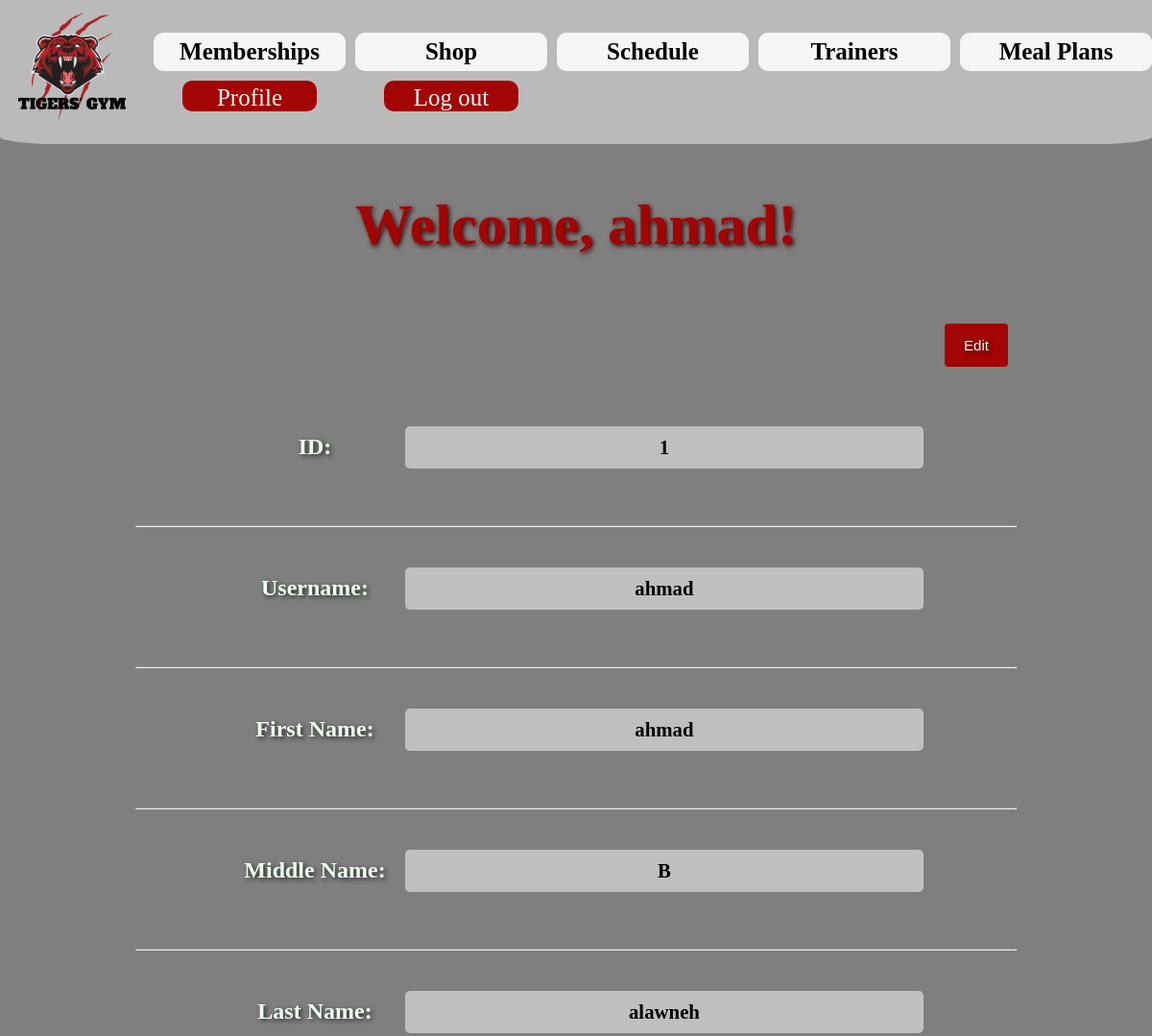
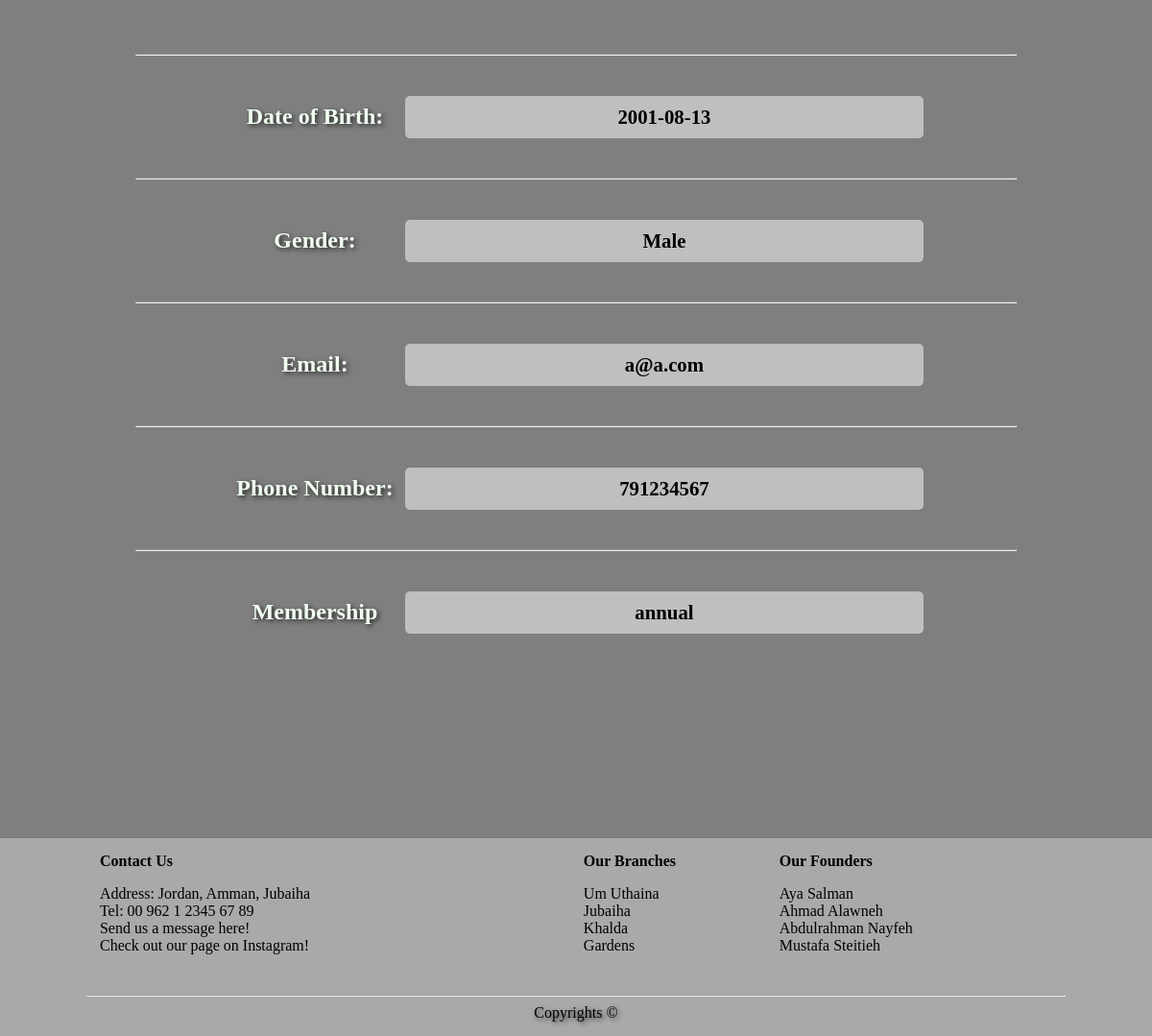
The app's page /gym/member/index.php (signed in) with its own data (2 pictures, top to bottom).
### tables this page shows
CREATE TABLE IF NOT EXISTS `customers` (
  `id` int NOT NULL,
  `username` varchar(30) NOT NULL,
  `fname` varchar(50) NOT NULL,
  `mname` varchar(50) NOT NULL,
  `lname` varchar(50) NOT NULL,
  `DOB` date DEFAULT NULL,
  `gender` char(6) DEFAULT NULL,
  `email` varchar(100) NOT NULL,
  `phone` int NOT NULL,
  `membership` int DEFAULT NULL,
  PRIMARY KEY (`id`),
  UNIQUE KEY `username` (`username`),
  KEY `membership` (`membership`)
);

CREATE TABLE IF NOT EXISTS `memberships` (
  `mNumber` int NOT NULL AUTO_INCREMENT,
  `Mname` varchar(25) NOT NULL,
  `price` float NOT NULL,
  UNIQUE KEY `Mname` (`Mname`),
  UNIQUE KEY `mNumber_3` (`mNumber`)
);

### gym/member/index.php (the view, shortened to what this page needs)
<?php
    include '../process/conn.php';
    if (isset($_SESSION['loggedin']) && $_SESSION['loggedin'] == true) {
        $msg="<h1 class='motto'>Welcome, $_SESSION[username]!</h1>";
         $header="
        <div class='sign-up hover1 '><a href='/member/' class='links'><div class='linksS'>Profile</div></a></div>
        <div class='sign-up hover1 '><a href='/process/logout.php' class='links'><div class='linksS'>Log out </div></a></div>
        ";
        $ID=$_SESSION['id'];
        $row = mysqli_fetch_assoc(mysqli_query($conn,"select * from customers where id=$ID"));
        $m=$row['membership'];
        $sql2="select Mname from memberships where mNumber=$m";
        if(isset($m)){
            if(mysqli_query($conn,$sql2)){
                        $row2=mysqli_fetch_assoc(mysqli_query($conn,$sql2));
                    }
                }
    }
    else{
        header("Location: /process/login.php");
    }
?>
<!DOCTYPE html>
<html lang="en">
    <head>
        <link href="profile.css" rel="stylesheet" type="text/css">
    </head>
    <body>
     <div id="spider" class="headerTiger wrapperTop">
        <div id="navItem1" class="cellZ1 "><a href="/home/home-page.php"><img id="logo" src="/images/logo.png" alt="logo"></a></div>
        <div id="spiderBaby" class="wrapper1 hide">
                <div class="items hover "><a href="/memberships/memberships.php" class="links"><div class="linksS">Memberships</div></a></div>
                <div class="items hover "><a href="/shop/shop.php" class="links"><div class="linksS">Shop</div></a></div>
                 <div class="items hover "><a href="/Schedules/Schedules.php" class="links"><div class="linksS">Schedule</div></a></div>
                <div class="items hover "><a href="/Trainers/Trainers.php" class="links"><div class="linksS">Trainers</div></a></div>
                <div class="items hover "><a href="/mealpage/meal-plans.php" class="links"><div class="linksS">Meal Plans</div></a></div>
                <?php echo $header; ?>
        </div>
    </div>
    <?php echo $msg ?>
        <div class="main">
        <div class="motto col-12">
            <div class="col-10" id="edit"><h2><button class="edit-button"><a href="profile_edit.php">Edit</a></button></h2></div>
            <div class="col-12"></div><div class="col-2"><h3>ID:<h3></div>
            <div class="col-5 values">
                <?php echo($row['id']);?>
            </div>
            </div><br><br> <hr><br>
            <div class="col-12"><div class="col-2"><h3>Username:<h3></div>
            <div class="col-5 values">
            <?php echo($row['username']);?>
            </div>
            </div><br><br><hr><br>
            <div class="col-12"><div class="col-2"><h3>First Name:<h3></div>
            <div class="col-5 values">
            <?php echo($row['fname']);?>
            </div>
            </div><br><br><hr><br>
            <div class="col-12"><div class="col-2"><h3>Middle Name:<h3></div>
            <div class="col-5 values">
            <?php echo($row['mname']);?>
            </div>
            </div><br><br><hr><br>
            <div class="col-12"><div class="col-2"><h3>Last Name:<h3></div>
            <div class="col-5 values">
            <?php echo($row['lname']);?>
            </div>
            </div><br><br><hr><br>
            <div class="col-12"><div class="col-2"><h3>Date of Birth:<h3></div>
            <div class="col-5 values">
            <?php echo($row['DOB']);?>
            </div><br><br><hr><br>
            <div class="col-12"><div class="col-2"><h3>Gender:<h3></div>
            <div class="col-5 values">
            <?php echo($row['gender']);?>
            </div><br><br><hr><br>
            <div class="col-12"><div class="col-2"><h3>Email:<h3></div>
            <div class="col-5 values">
            <?php echo($row['email']);?>
            </div><br><br><hr><br>
            <div class="col-12"><div class="col-2"><h3>Phone Number:<h3></div>
            <div class="col-5 values">
            <?php echo($row['phone']);?>
            </div><br><br><hr><br>
            <div class="col-12"><div class="col-2"><h3>Membership<h3></div>
            <div class="col-5 values">
            <?php if(isset($row2)){echo($row2['Mname']);}
            else{$row2="YOU ARE NOT SUBSCRIBED YET!";
                echo $row2;}?>
            </div><br><br>
        </div>
        </div>
    </div></div></div></div>
     <div class="col-12 empty"></div>
    <div class="footer">
        <div class="col-5">
            <h4>Contact Us</h4>
            <p>
                Address: Jordan, Amman, Jubaiha
                <br>
                Tel: <a href="tel:00962123456789" target="_blank" class="when-hover">00 962 1 2345 67 89</a>
                <br>
                Send us a message <a href="/Contact/contact-us.php" target="_blank" class="when-hover">here</a>!                <br>
                Check out our page on <a href="https://www.instagram.com/" target="_blank" class="when-hover">Instagram</a>!
            </p>
        </div>
        <div class="col-2">
            <h4>Our Branches</h4>
            <p>Um Uthaina
                <br>
                Jubaiha
                <br>
                Khalda
                <br>
                Gardens
            </p>
        </div>
        <div class="col-3">
            <h4>Our Founders</h4>
            <p>
                Aya Salman
                <br>
                Ahmad Alawneh
                <br>
                Abdulrahman Nayfeh
                <br>
                Mustafa Steitieh
            </p>
        </div>
        <hr>
        <div class="col-12">Copyrights &copy;</div>
    </div>
    </body>
</html>

### gym/member/profile.css (style rules this page uses)
.col-2 { width: 16.66%; }
.col-3 { width: 25%; }
.col-5 { width: 41.66%; }
.col-10 { width: 83.33%; }
.col-12 { width: 100%; }
body { background-image: url(/images/greyandred.jpg); background-color: rgba(0, 0, 0, 0.5); height: 100%; background-size: cover; background-repeat: no-repeat; background-attachment: fixed; }
.footer { width: 100%; }
* { box-sizing: border-box; color: honeydew; text-shadow: 2px 2px 5px rgb(36, 36, 36); text-decoration: none; }
.hide { display: none; }
.headerTiger { background-color: rgba(211, 211, 211, 0.7); border-bottom-right-radius: 5%; border-bottom-left-radius: 5%; position: sticky; top: 0; text-align: center; font-size: 20px; z-index: 9; }
.main { display: flex; flex-direction: column; width: 90%; border-radius: 10%; margin: 5%; }
.wrapper1 { display: grid; grid-template-columns: repeat(7,1fr); grid-template-rows: minmax(40px,auto); gap: 10px; width: 100%; justify-items: center; align-items: center; }
.wrapperTop { display: grid; grid-template-columns: 1fr 11fr; grid-template-rows: 150px; align-items: center; gap: 10px; }
.items { border-radius: 10px; width: 100%; height:100% ; justify-self: center; align-self: center; font-weight: bold; background-color:whitesmoke; color:black; font-size: 25px; }
#logo { height: 150px; }
.sign-up { width: 70%; border: 1px; border-radius: 10px; font-size: 25px; background-color: rgb(163, 4, 4); color:whitesmoke; height: 100%; }
.links { display: grid; justify-items: center; align-items: center; text-decoration: none; text-shadow: none; color: inherit; width: 100%; height: 100%; display: inline-block; border-radius: 10px; margin: 0; }
.linksS { align-self: center; height: 75%; margin-top: 3%; width: 100%; color: inherit; text-shadow: none; }
* { box-sizing: border-box; }
body { height: 100%; margin: 0; color: whitesmoke; background-image: url("/images/greyandred.jpg"); background-size: cover; background-attachment: fixed; }
@media only screen and (max-width: 1288px) { .wrapper1 { align-items: center; grid-template-columns: repeat(5,1fr); } }
@media only screen and (max-width: 1288px) { .wrapperTop { align-items: center; } }
@media only screen and (min-width: 769px) and (max-width: 1250px) { h1.motto { color: rgba(160, 7, 47, 255); font-size: 60px; text-shadow: 2px 2px 5px rgb(57, 2, 2); } }
@media only screen and (min-width: 769px) and (max-width: 1250px) { div.empty { height: 180px; } }
@media only screen and (min-width: 769px) and (max-width: 1250px) { .footer a { font-size: 16px; } }
div.footer { background-color: rgba(211, 211, 211, 0.5); padding-top: 15px; padding-bottom: 15px; }
.footer div { display: inline-block; }
.col-12 { text-align: center; }
hr { width: 85%; }
div.footer h4 { display: inline; }
div.main div { display: inline-block; }
h1.motto { color: rgba(160, 7, 47, 255); font-size: 60px; text-shadow: 2px 2px 5px rgb(57, 2, 2); }
div.main div.col-10 { margin-top: 30px; }
div.main { margin: 0 auto; }
.values { width: 50%; }
#edit { text-align: right; text-decoration: underline; }
.values { background-color: rgba(255, 255, 255, 0.5); font-size: 1.3em; height: 100%; padding: 10px; border-radius: 5px; color: black; text-shadow: none; font-weight: bold; }
h3 { font-size: 1.5em; }
.edit-button { background-color: rgb(163, 4, 4); color: white; padding: 14px 20px; margin: 8px 0; border: none; border-radius: 4px; cursor: pointer; }
.edit-button a { font-size: 15px; }
.footer p,.footer h4 { color: black; text-align: left !important; text-shadow: none; }
.footer a { color: black; text-shadow: none; }
div.col-12 { color: black; }
.footer hr { color: black; }
h1.motto { color: rgb(163, 4, 4); text-shadow: 2px 2px 5px rgb(59, 1, 1); text-align: center; margin-top: 50px; }
#edit { margin-top: 0; }

### records on screen
customers: id "1", username "ahmad", fname "ahmad", mname "B", lname "alawneh", DOB "2001-08-13", gender "Male", email "a@a.com", phone "791234567"
memberships: Mname "annual"

### other values on screen
$_SESSION[username] "ahmad"
